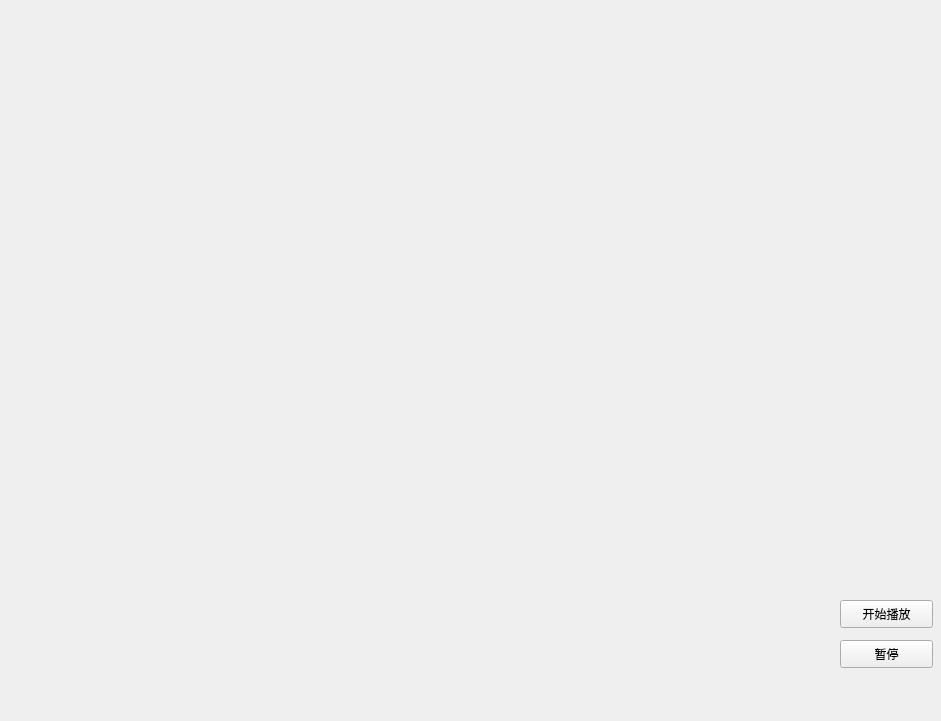
<?xml version="1.0" encoding="UTF-8"?>
<ui version="4.0">
 <class>my_video</class>
 <widget class="QWidget" name="my_video">
  <property name="geometry">
   <rect>
    <x>0</x>
    <y>0</y>
    <width>941</width>
    <height>721</height>
   </rect>
  </property>
  <property name="windowTitle">
   <string>Form</string>
  </property>
  <widget class="QPushButton" name="pushButton_2">
   <property name="geometry">
    <rect>
     <x>840</x>
     <y>640</y>
     <width>93</width>
     <height>28</height>
    </rect>
   </property>
   <property name="text">
    <string>暂停</string>
   </property>
  </widget>
  <widget class="QPushButton" name="pushButton_3">
   <property name="geometry">
    <rect>
     <x>840</x>
     <y>600</y>
     <width>93</width>
     <height>28</height>
    </rect>
   </property>
   <property name="text">
    <string>开始播放</string>
   </property>
  </widget>
 </widget>
 <resources/>
 <connections/>
</ui>
